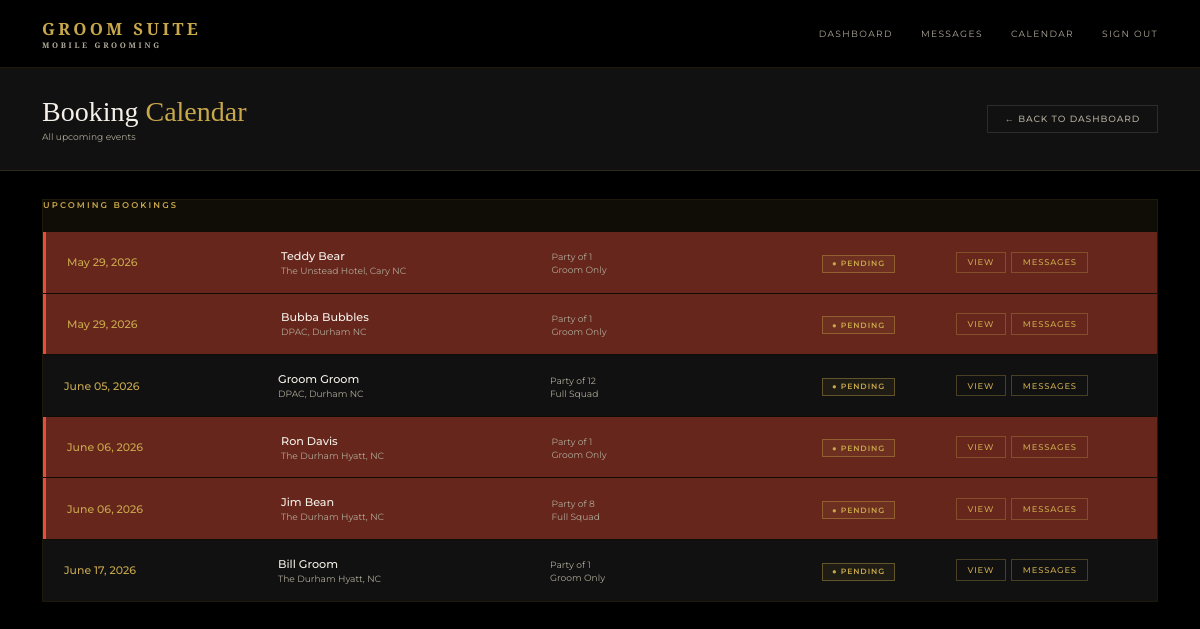
Page /admin/calendar (signed in) on the committed database.
### models.py (models this page shows)
class Booking(db.Model):
    id = db.Column(db.Integer, primary_key=True)
    wedding_date = db.Column(db.String(50), nullable=False)
    venue = db.Column(db.String(200), nullable=False)
    start_time = db.Column(db.String(20))
    party_size = db.Column(db.Integer, default=1)
    package = db.Column(db.String(100))
    addons = db.Column(db.String(200))
    notes = db.Column(db.Text)
    status = db.Column(db.String(20), default='pending')
    created_at = db.Column(db.DateTime, default=datetime.utcnow)
    user_id = db.Column(db.Integer, db.ForeignKey('user.id'), nullable=False)
    party_members = db.relationship('PartyMember', backref='booking', lazy=True)
    messages = db.relationship('Message', backref='booking_messages', lazy=True, foreign_keys='Message.booking_id')

class User(UserMixin, db.Model):
    id = db.Column(db.Integer, primary_key=True)
    name = db.Column(db.String(100), nullable=False)
    email = db.Column(db.String(120), unique=True, nullable=False)
    password = db.Column(db.String(200), nullable=False)
    role = db.Column(db.String(20), default='client')
    phone = db.Column(db.String(20))
    password_changed = db.Column(db.Boolean, default=False)
    bookings = db.relationship('Booking', backref='client', lazy=True)

### routes.py (the view)
    @app.route('/admin/calendar')
    @login_required
    @admin_required
    def admin_calendar():
        bookings = Booking.query.order_by(Booking.wedding_date).all()
        from collections import Counter
        date_counts = Counter(b.wedding_date for b in bookings)
        conflict_dates = {date for date, count in date_counts.items() if count > 1}
        return render_template('admin/calendar.html', bookings=bookings, conflict_dates=conflict_dates)

### app.py (called while the page is built)
@app.template_filter('format_date')
def format_date(value):
    try:
        return datetime.strptime(value, '%Y-%m-%d').strftime('%B %d, %Y')
    except:
        return value

### auth.py (called while the page is built)
def register_routes(app, login_manager):
    @login_manager.user_loader
    def load_user(user_id):
        return db.session.get(User, int(user_id))
    @app.route('/login', methods=['GET', 'POST'])
    def login():
        if request.method == 'POST':
            email = request.form.get('email')
            password = request.form.get('password')
            user = User.query.filter_by(email=email).first()
            if user and check_password_hash(user.password, password):
                login_user(user)
                if user.role == 'admin':
                    return redirect(url_for('index'))
                return redirect(url_for('portal'))
            flash('Invalid email or password')
        return render_template('login.html')
    @app.route('/logout')
    @login_required
    def logout():
        logout_user()
        return redirect(url_for('index'))

### routes.py (called while the page is built)
def admin_required(f):
    @wraps(f)
    def decorated_function(*args, **kwargs):
        if not current_user.is_authenticated or current_user.role != 'admin':
            return redirect(url_for('index'))
        return f(*args, **kwargs)
    return decorated_function

### templates/admin/calendar.html (shortened to what this page needs)
{% extends 'base.html' %}
{% block content %}
<div class="admin-header">
  <div>
    <h1 class="admin-title">Booking <span>Calendar</span></h1>
    <p class="admin-meta">All upcoming events</p>
  </div>
  <a href="{{ url_for('admin_dashboard') }}" class="btn-ghost">← Back to Dashboard</a>
</div>
<div class="calendar-wrapper">
  <div class="calendar-events">
    <div class="table-title" style="margin-bottom:1.5rem;">Upcoming Bookings</div>
    {% if bookings %}
      {% for booking in bookings %}
      <div class="calendar-event-row {% if booking.wedding_date in conflict_dates %}conflict-row{% endif %}">
        <div class="cal-date-block">
          <div class="cal-date-day">{{ booking.wedding_date | format_date }}</div>
        </div>
        <div class="cal-event-info">
          <div class="client-name">{{ booking.client.name }}</div>
          <div class="client-email">{{ booking.venue }}</div>
        </div>
        <div class="cal-event-meta">
          <div class="client-email">Party of {{ booking.party_size }}</div>
          <div class="client-email">{{ booking.package or 'TBD' }}</div>
        </div>
        <div>
          <span class="badge badge-{{ booking.status }}">● {{ booking.status|capitalize }}</span>
        </div>
        <div class="action-btns">
          <a href="{{ url_for('booking_detail', id=booking.id) }}" class="action-btn action-view">View</a>
          <a href="{{ url_for('admin_messages', id=booking.id) }}" class="action-btn action-view">
            Messages
            {% set unread = booking.messages | selectattr('read', 'equalto', False) | selectattr('sender_id', 'ne', current_user.id) | list | length %}
          </a>
        </div>
      </div>
      {% endfor %}
    {% else %}
      <div class="empty-state">
        <p>No bookings yet.</p>
      </div>
    {% endif %}
  </div>
</div>
{% endblock %}

### static/css/style.css (style rules this page uses)
*, *::before, *::after { box-sizing: border-box; margin: 0; padding: 0; }
:root { --gold: #C9A84C; --gold-light: #E8C96A; --gold-dim: #8a6f2e; --black: #000000; --black-2: #111111; --black-3: #1A1A1A; --black-5: #2C2C2C; --white: #F5F0E8; --white-dim: #b0aa9a; --font-display: 'Cormorant Garamond', serif; --font-body: 'Montserrat', sans-serif; }
html { font-size: 14px; }
body { font-family: var(--font-body); background: var(--black); color: var(--white); min-height: 100vh; }
.btn-ghost { display: inline-block; padding: 0.55rem 1.2rem; background: transparent; color: var(--white-dim); font-family: var(--font-body); font-size: 0.65rem; font-weight: 500; letter-spacing: 0.1em; text-transform: uppercase; border: 1px solid var(--black-5); cursor: pointer; transition: all 0.2s; text-decoration: none; }
.admin-header { padding: 2rem 3rem; background: var(--black-2); border-bottom: 1px solid rgba(201,168,76,0.15); display: flex; align-items: center; justify-content: space-between; }
.admin-title { font-family: var(--font-display); font-size: 2rem; font-weight: 300; }
.admin-title span { color: var(--gold); }
.admin-meta { font-size: 0.65rem; color: var(--white-dim); margin-top: 0.25rem; }
.table-title { font-size: 0.6rem; letter-spacing: 0.25em; text-transform: uppercase; color: var(--gold); font-weight: 600; }
.client-name { font-weight: 500; font-size: 0.8rem; }
.client-email { font-size: 0.65rem; color: var(--white-dim); margin-top: 2px; }
.badge { display: inline-flex; align-items: center; gap: 0.3rem; padding: 0.25rem 0.65rem; font-size: 0.55rem; letter-spacing: 0.12em; text-transform: uppercase; font-weight: 600; border: 1px solid; }
.badge-pending { border-color: rgba(201,168,76,0.4); color: var(--gold); background: rgba(201,168,76,0.07); }
.action-btns { display: flex; gap: 0.4rem; }
.action-btn { padding: 0.35rem 0.75rem; font-size: 0.6rem; letter-spacing: 0.1em; text-transform: uppercase; font-family: var(--font-body); font-weight: 500; border: 1px solid; background: transparent; cursor: pointer; transition: all 0.15s; text-decoration: none; display: inline-block; }
.action-view { border-color: rgba(201,168,76,0.3); color: var(--gold); }
.calendar-wrapper { padding: 2rem 3rem; }
.calendar-events { display: flex; flex-direction: column; gap: 1px; background: rgba(201,168,76,0.08); border: 1px solid rgba(201,168,76,0.08); }
.calendar-event-row { display: grid; grid-template-columns: 200px 1fr 1fr 120px 180px; gap: 1rem; align-items: center; padding: 1.2rem 1.5rem; background: var(--black-2); transition: background 0.15s; }
.cal-date-day { font-size: 0.78rem; color: var(--gold); font-weight: 500; }
.conflict-row { background: rgba(231,76,60,0.4) !important; border-left: 3px solid #e74c3c; }

### rows in the picture
Booking: wedding_date "May 29, 2026", client.name "Teddy Bear", venue "The Unstead Hotel, Cary NC", party_size "1", package "Groom Only", status "PENDING"
Booking: wedding_date "May 29, 2026", client.name "Bubba Bubbles", venue "DPAC, Durham NC", party_size "1", package "Groom Only", status "PENDING"
Booking: wedding_date "June 05, 2026", client.name "Groom Groom", venue "DPAC, Durham NC", party_size "12", package "Full Squad", status "PENDING"
Booking: wedding_date "June 06, 2026", client.name "Ron Davis", venue "The Durham Hyatt, NC", party_size "1", package "Groom Only", status "PENDING"
Booking: wedding_date "June 06, 2026", client.name "Jim Bean", venue "The Durham Hyatt, NC", party_size "8", package "Full Squad", status "PENDING"
Booking: wedding_date "June 17, 2026", client.name "Bill Groom", venue "The Durham Hyatt, NC", party_size "1", package "Groom Only", status "PENDING"
